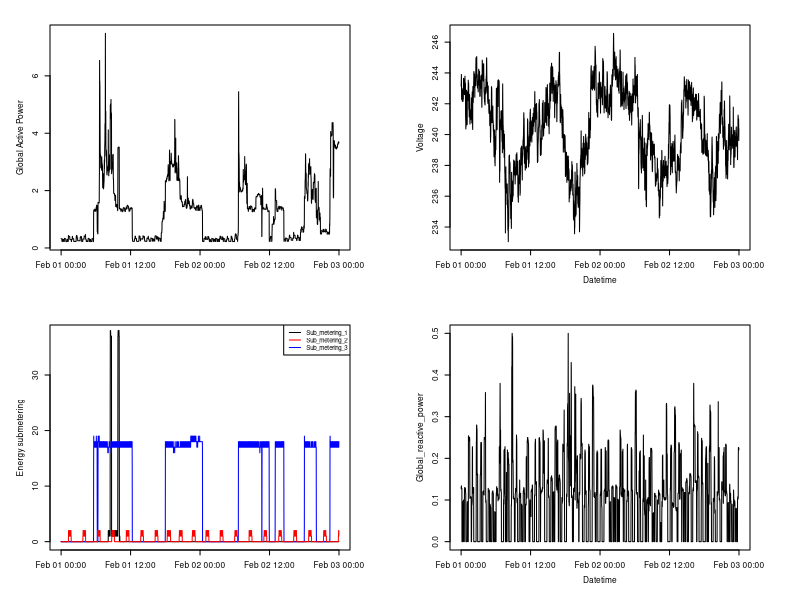

Reproduce this figure in R.

#for plot 4
plot4<-function()
{
windows()

subtemp<-read.table("sub_household_power_comsuption.txt",sep=",",header=T) #always re-read it so each segment can be run independently
mydf<-data.frame(subtemp)
gap<-(mydf$Global_active_power)
ngap<-as.numeric(as.character(gap))
ngap<-na.omit(ngap)
a<-paste(subtemp$Date,subtemp$Time)
b<-paste(as.Date(a,"%d/%m/%Y"),subtemp$Time)
wd<-weekdays(as.Date(mydf$Date))#not used
br<-as.POSIXct(b)
myplot2<-function(){plot(br,ngap,type="l",ylab="Global Active Power",xlab="")}
myplot3<-function()
{with(mydf, plot(br,as.character(Sub_metering_1),col="black",type="l",ylim=c(0.0,37.5),ylab="Energy submetering",xlab=""))
 with(mydf, lines(br,as.character(Sub_metering_3),col="blue",type="l"))
 with(mydf, lines(br,as.character(Sub_metering_2),col="red",type="l"))
 legend("topright",lty=1,col=c("black","red","blue"), legend=c("Sub_metering_1","Sub_metering_2","Sub_metering_3"),cex=0.75)
}
myplot2a<-function(){ with(mydf, plot(br,as.character(Voltage),col="black",type="l",ylab="Voltage",xlab="Datetime"))}
myplot3a<-function(){with(mydf, plot(br,as.character(Global_reactive_power),col="black",type="l",ylab="Global_reactive_power",xlab="Datetime"))}


myall<-function(){par(mfrow=c(2,2))
                  par(mai=c(0.5,0.5,0.25,0.5))
                  par(mgp=c(2.5,1,0))
                  par(cex=0.5)
                  myplot2()
                  myplot2a() 
                  myplot3() 
                  myplot3a()}


myall()
dev.copy(png,file="plot4.png")
dev.off()
}
plot4()